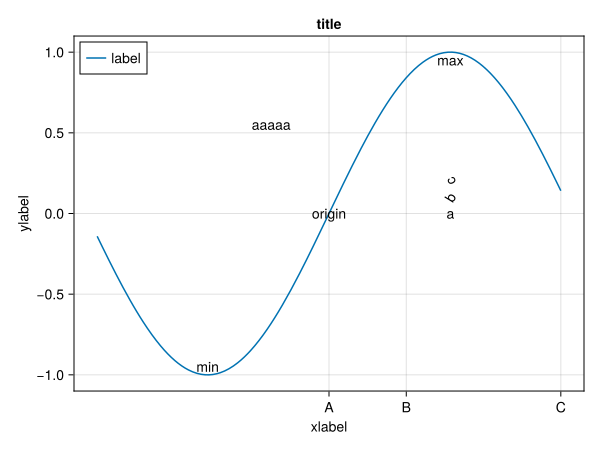

The Julia source for this figure:
using CairoMakie

fig = Figure()

axis = Axis(
  fig[1,1],
  title = "title",
  xlabel = "xlabel",
  ylabel = "ylabel",
  xticks = ([0,1,3], ["A","B","C"]),
)

lines!(axis, -3..3, sin, label = "label")

axislegend(axis, position=:lt)

text!(axis, -pi/2, -1, text=   "min", align=(:center,:bottom))
text!(axis,     0,  0, text="origin", align=(:center,:center))
text!(axis,  pi/2,  1, text=   "max", align=(:center,:top))

text!(axis, -1, 0.5, text="aaaaa")

text!(
  axis,
  [pi/2, pi/2, pi/2],
  [0.0, 0.1, 0.2],
  text = ["a","b","c"],
  rotation = [0, 45, 90],
  align = (:center,:center),
)

save("./makie.svg", fig)